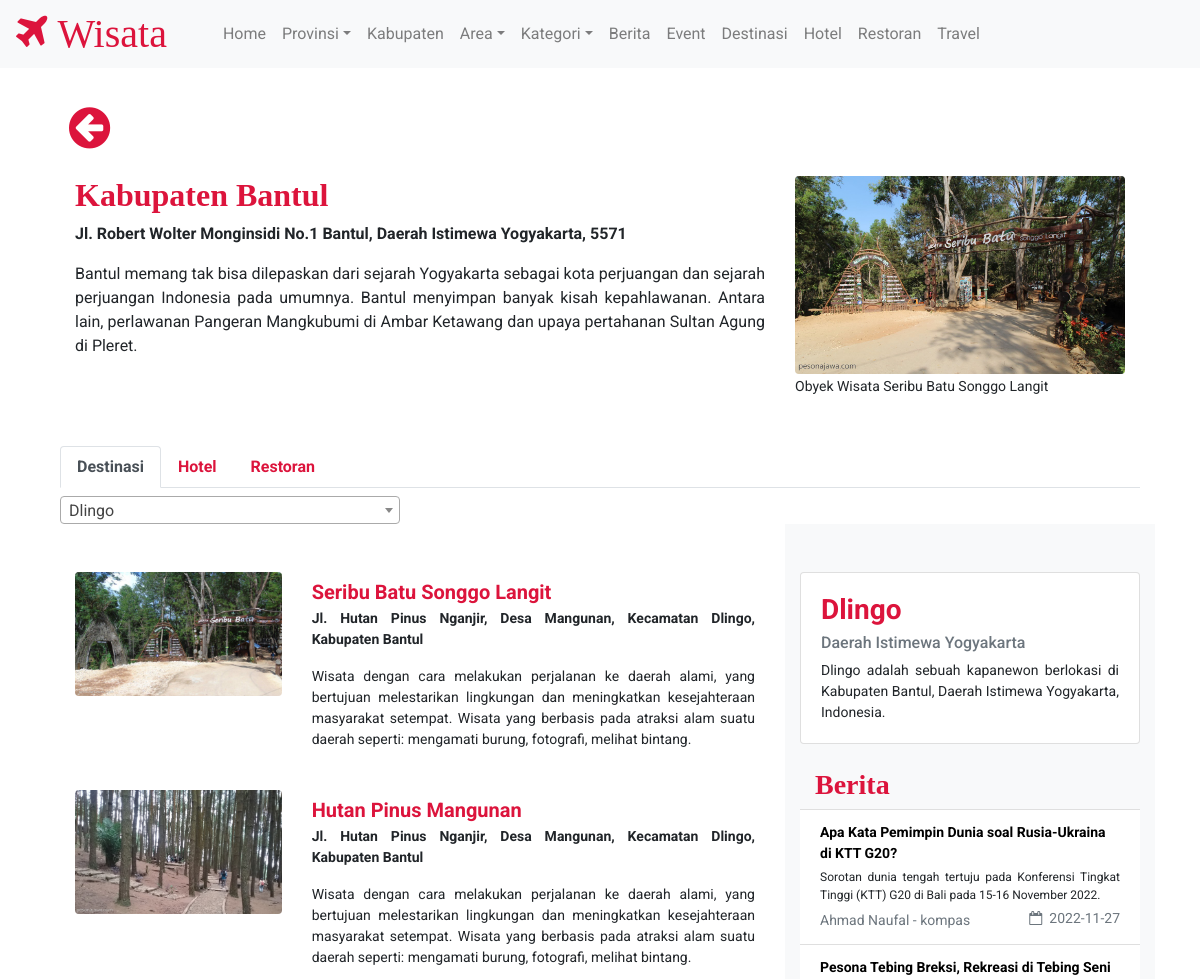
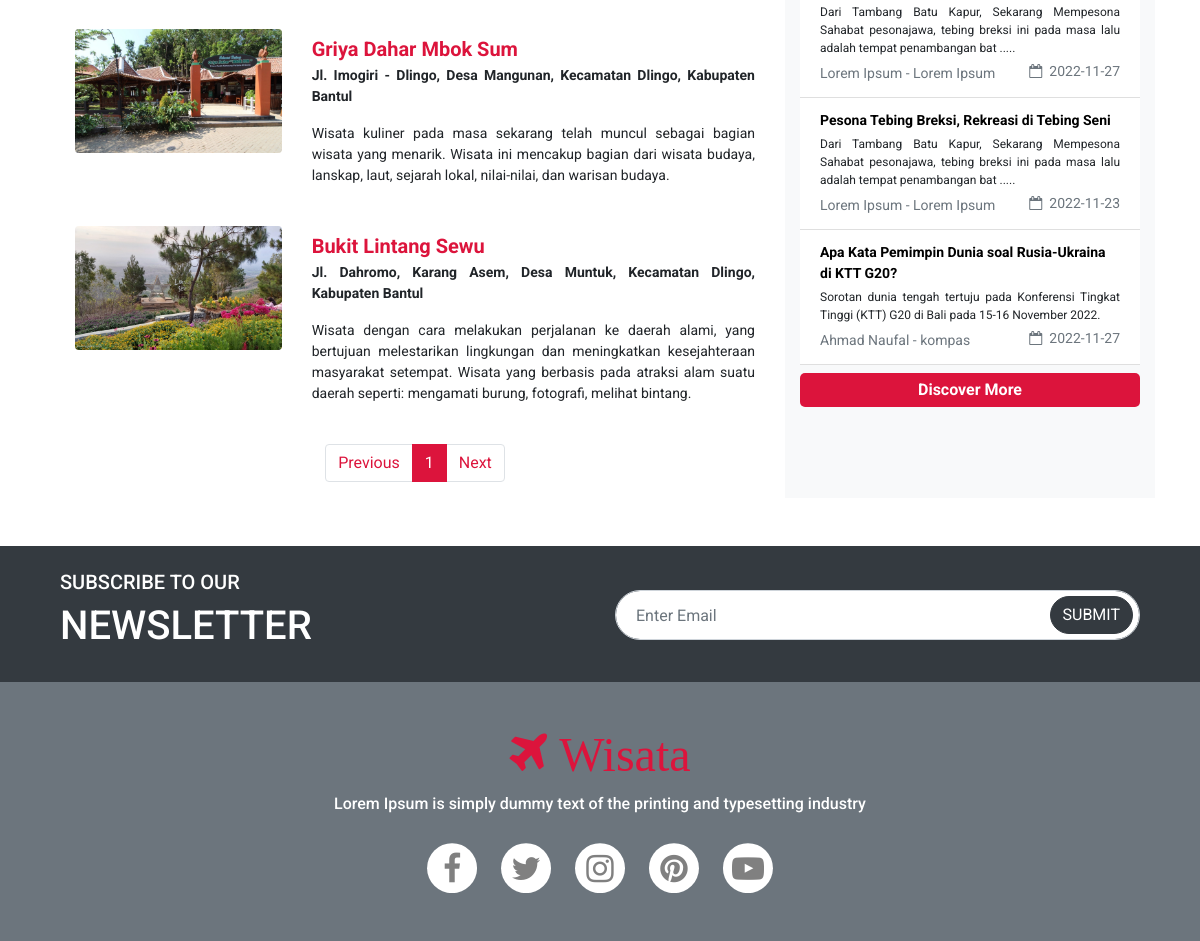
/WisataSearch.php?kabupaten=K001&value=Destinasi&area=A001, run on the app's committed database (2 pictures, top to bottom).
### tables this page shows
CREATE TABLE `kabupaten` (
  `kabupatenKODE` char(4) NOT NULL,
  `kabupatenNAMA` varchar(50) NOT NULL,
  `kabupatenALAMAT` varchar(255) NOT NULL,
  `kabupatenKET` text NOT NULL,
  `kabupatenFOTOICON` varchar(255) NOT NULL,
  `kabupatenFOTOICONKET` text NOT NULL,
  `provinsiID` char(4) NOT NULL
);

CREATE TABLE `destinasi` (
  `destinasiID` char(4) NOT NULL,
  `destinasinama` varchar(35) NOT NULL,
  `destinasialamat` varchar(255) NOT NULL,
  `kategoriID` char(4) NOT NULL,
  `areaID` char(4) NOT NULL
);

CREATE TABLE `fotodestinasi` (
  `fotoID` char(5) NOT NULL,
  `fotonama` char(60) NOT NULL,
  `destinasiID` char(4) NOT NULL,
  `fotofile` text NOT NULL
);

CREATE TABLE `kategori` (
  `kategoriID` char(4) NOT NULL,
  `kategorinama` char(30) NOT NULL,
  `kategoriketerangan` varchar(255) NOT NULL,
  `kategorireferensi` char(30) NOT NULL
);

CREATE TABLE `area` (
  `areaID` char(4) NOT NULL,
  `areanama` char(35) NOT NULL,
  `areawilayah` char(35) NOT NULL,
  `areaketerangan` varchar(255) NOT NULL,
  `kabupatenKODE` char(4) NOT NULL
);

CREATE TABLE `berita` (
  `beritaID` char(4) NOT NULL,
  `beritajudul` varchar(60) NOT NULL,
  `beritainti` varchar(1000) NOT NULL,
  `penulis` char(50) NOT NULL,
  `penerbit` varchar(30) NOT NULL,
  `tanggalterbit` date NOT NULL,
  `destinasiID` char(4) NOT NULL
);

### WisataSearch.php (the view, shortened to what the rows shown need)
<!DOCTYPE html>
<?php
include "includes/config.php";
$kodekabupaten = $_GET[ 'kabupaten' ];
$jumlahtampilan = 5;
$halaman = ( isset( $_GET[ 'page' ] ) ) ? $_GET[ 'page' ] : 1;
$mulaitampilan = ( $halaman - 1 ) * $jumlahtampilan;
?>
<html lang="en">
<head>
    <link href="Wisata.css" rel="stylesheet" type="text/css">
    <link rel="stylesheet" href="https://cdn.jsdelivr.net/npm/bootstrap@4.6.2/dist/css/bootstrap.min.css">
    <link rel="stylesheet" href="https://cdnjs.cloudflare.com/ajax/libs/select2/4.0.3/css/select2.min.css">
    <link rel="stylesheet" href="https://cdn.jsdelivr.net/npm/bootstrap-icons@1.9.1/font/bootstrap-icons.css">
    <link rel="stylesheet" href="https://cdnjs.cloudflare.com/ajax/libs/font-awesome/4.7.0/css/font-awesome.min.css">
    <link rel="stylesheet" href="https://cdnjs.cloudflare.com/ajax/libs/OwlCarousel2/2.3.4/assets/owl.carousel.min.css">
    <link rel="stylesheet" href="https://cdnjs.cloudflare.com/ajax/libs/OwlCarousel2/2.3.4/assets/owl.theme.default.min.css">
</head>
<body>
    <div class="container-fluid">
        <div class="container-xl mt-5 py-5">
            <div class="row mx-auto">
                <div class="col-md-12 mt-4">
                    <?php
                    $querykabupaten = mysqli_query( $connection, "SELECT * FROM kabupaten WHERE kabupatenKODE = '$kodekabupaten' " );
                    if ( mysqli_num_rows( $querykabupaten ) > 0 ) {
                        while ( $rowkabupaten = mysqli_fetch_array( $querykabupaten ) ) {
                            ?>
                    <div class="row mx-auto">
                        <div class="col-md-8 kolomkabupaten">
                            <h2>Kabupaten&nbsp;<?php echo $rowkabupaten['kabupatenNAMA'] ?></h2>
                            <p class="alamat"><?php echo $rowkabupaten['kabupatenALAMAT'] ?></p>
                            <p class="text-justify"><?php echo $rowkabupaten['kabupatenKET'] ?></p>
                        </div>
                        <div class="col-md-4">
                            <img src="imageskabupaten/<?php echo $rowkabupaten["kabupatenFOTOICON"]?>" class="img-fluid w-100 rounded" alt="Gambar Tidak Ada">
                            <small><?php echo $rowkabupaten['kabupatenFOTOICONKET'] ?></small>
                        </div>
                    </div>
                    <?php } } ?>
                </div>
                <div class="col-md-8 mt-5">
                    <?php
                    $areaid = $_GET[ "area" ];
                    if ( $_GET[ "value" ] == 'Destinasi' ) {
                        if ( $areaid == 'semua' ) {
                            $querydestinasi = mysqli_query( $connection, "SELECT * FROM destinasi d JOIN kategori k ON (d.kategoriID = k.kategoriID) JOIN fotodestinasi f ON (d.destinasiID = f.destinasiID) JOIN area a ON (d.areaID = a.areaID) JOIN kabupaten b ON (a.kabupatenKODE = b.kabupatenKODE ) WHERE a.kabupatenKODE = '$kodekabupaten' ORDER BY d.destinasiID DESC limit $mulaitampilan, $jumlahtampilan " );
                        } else {
                            $querydestinasi = mysqli_query( $connection, "SELECT * FROM destinasi d JOIN kategori k ON (d.kategoriID = k.kategoriID) JOIN fotodestinasi f ON (d.destinasiID = f.destinasiID) JOIN area a ON (d.areaID = a.areaID) JOIN kabupaten b ON (a.kabupatenKODE = b.kabupatenKODE ) WHERE a.kabupatenKODE = '$kodekabupaten' AND d.areaID = '$areaid' ORDER BY d.destinasiID DESC limit $mulaitampilan, $jumlahtampilan " );
                        }
                        if ( mysqli_num_rows( $querydestinasi ) > 0 ) {
                            while ( $rowdestinasi = mysqli_fetch_array( $querydestinasi ) ) {
                                ?>
                    <div class="media mb-4 list">
                        <div class="row mx-auto">
                            <div class="col-sm-4">
                                <img src="imagesdestinasi/<?php echo $rowdestinasi["fotofile"]?>" class="align-self-start img-fluid w-100 rounded" alt="Gambar Tidak Ada">
                            </div>
                            <div class="col-sm-8 mt-2">
                                <div class="media-body text-justify kolomketerangan">
                                    <h5 class="mt-0 mb-1"><strong><a href="#"><?php echo $rowdestinasi["destinasinama"]?></a>
                                        </strong></h5>
                                    <p><strong><?php echo $rowdestinasi["destinasialamat"]?></strong></p>
                                    <p><?php echo $rowdestinasi["kategoriketerangan"]?></p>
                                </div>
                            </div>
                        </div>
                    </div>
                    <?php
                    }
                    }
                    } else if ( $_GET[ "value" ] == 'Restoran' ) {
                        if ( $areaid == 'semua' ) {
                            $queryrestoran = mysqli_query( $connection, "SELECT * FROM restoran h JOIN area a ON (h.areaID = a.areaID) JOIN kabupaten k ON (a.kabupatenKODE = k.kabupatenKODE) WHERE a.kabupatenKODE = '$kodekabupaten' ORDER BY h.restoranID DESC limit $mulaitampilan, $jumlahtampilan " );
                        } else {
                            $queryrestoran = mysqli_query( $connection, "SELECT * FROM restoran h JOIN area a ON (h.areaID = a.areaID) JOIN kabupaten k ON (a.kabupatenKODE = k.kabupatenKODE) WHERE a.kabupatenKODE = '$kodekabupaten' AND h.areaID = '$areaid' ORDER BY h.restoranID DESC limit $mulaitampilan, $jumlahtampilan " );
                        }
                        if ( mysqli_num_rows( $queryrestoran ) > 0 ) {
                            while ( $rowrestoran = mysqli_fetch_array( $queryrestoran ) ) {
                                ?>
                    <div class="media mb-4 list">
                        <div class="row mx-auto">
                            <div class="col-sm-4">
                                <img src="imagesrestoran/<?php echo $rowrestoran["restoranfoto"]?>" class="align-self-start img-fluid w-100 rounded" alt="Gambar Tidak Ada">
                            </div>
                            <div class="col-sm-8 mt-2">
                                <div class="media-body text-justify kolomketerangan">
                                    <h5 class="mt-0 mb-1"><strong><a href="">Restoran&nbsp;<?php echo $rowrestoran["restorannama"]?></a>
                                        </strong></h5>
                                    <p><strong><?php echo $rowrestoran["restoranalamat"]?></strong></p>
                                    <p><?php echo $rowrestoran["restoranketerangan"]?></p>
                                </div>
                            </div>
                        </div>
                    </div>
                    <?php
                    }
                    }
                    }
                    ?>
                </div>
                <div class="col-md-4 bg-light">
                    <?php
                    $queryarea = mysqli_query( $connection, "SELECT * FROM area WHERE areaID = '$areaid' " );
                    $rowarea = mysqli_fetch_array( $queryarea );
                    if ( mysqli_num_rows( $queryarea ) > 0 ) {
                        ?>
                    <div class="card mt-5">
                        <div class="card-body text-justify kolomarea">
                            <h3 class="card-title"><?php echo $rowarea["areanama"]?></h3>
                            <h6 class="card-subtitle mb-2 text-muted"><?php echo $rowarea["areawilayah"]?></h6>
                            <p class="card-text"><?php echo $rowarea["areaketerangan"]?></p>
                        </div>
                    </div>
                    <?php
                    }
                    if ( $areaid == 'semua' ) {
                        $berita = mysqli_query( $connection, "SELECT * FROM berita b JOIN destinasi d ON (b.destinasiID = d.destinasiID) JOIN area a ON (d.areaID = a.areaID) JOIN kabupaten k ON (a.kabupatenKODE = k.kabupatenKODE) WHERE a.kabupatenKODE = '$kodekabupaten' ORDER BY b.beritaID DESC" );
                    } else {
                        $berita = mysqli_query( $connection, "SELECT * FROM berita b JOIN destinasi d ON (b.destinasiID = d.destinasiID) JOIN area a ON (d.areaID = a.areaID) JOIN kabupaten k ON (a.kabupatenKODE = k.kabupatenKODE) WHERE d.areaID = '$areaid' and a.kabupatenKODE = '$kodekabupaten' ORDER BY b.beritaID DESC " );
                    }
                    if ( mysqli_num_rows( $berita ) > 0 ) {
                        ?>
                    <div class="list-group mt-4">
                        <?php
                        $sumberita = 0;
                        while ( $rowberita = mysqli_fetch_array( $berita )and $sumberita < 4 ) {
                            $sumberita++;
                            ?>
                        <li class="list-group-item border-right-0 border-left-0 listberita">
                            <div class="d-flex w-100 justify-content-between">
                                <a href="" class="mb-1 "><?php echo $rowberita["beritajudul"]?></a>
                            </div>
                            <p class="mb-1 text-justify"><?php echo $rowberita["beritainti"]?></p>
                            <small class="text-muted"><?php echo $rowberita["penulis"]?> - <?php echo $rowberita["penerbit"]?></small>
                            <small class="text-muted float-right"><i class="fa fa-calendar-o"></i>&ensp;<?php echo $rowberita["tanggalterbit"]?></small>
                        </li>
                        <?php } ?>
                        <?php } ?>
                    </div>
                </div>
            </div>
        </div>
    </div>
</body>
<?php include "WisataFooter.php";?>
</html>

### data on the page
kabupaten: kabupatenNAMA "Bantul", kabupatenALAMAT "Jl. Robert Wolter Monginsidi No.1 Bantul, Daerah Istimewa Yogyakarta, 5571", kabupatenKET "Bantul memang tak bisa dilepaskan dari sejarah Yogyakarta sebagai kota perjuangan dan sejarah perjuangan Indonesia pada umumnya. Bantul menyimpan banyak kisah kepahlawanan. Antara lain, perlawanan Pangeran Mangkubumi di Ambar Ketawang dan upaya pertahanan Sultan Agung di Pleret.", kabupatenFOTOICON (picture), kabupatenFOTOICONKET "Obyek Wisata Seribu Batu Songgo Langit"
destinasi: fotodestinasi.fotofile (picture), destinasinama "Seribu Batu Songgo Langit", destinasialamat "Jl. Hutan Pinus Nganjir, Desa Mangunan, Kecamatan Dlingo, Kabupaten Bantul", kategoriID.kategoriketerangan "Wisata dengan cara melakukan perjalanan ke daerah alami, yang bertujuan melestarikan lingkungan dan meningkatkan kesejahteraan masyarakat setempat. Wisata yang berbasis pada atraksi alam suatu daerah seperti: mengamati burung, fotografi, melihat bintang."
destinasi: fotodestinasi.fotofile (picture), destinasinama "Hutan Pinus Mangunan", destinasialamat "Jl. Hutan Pinus Nganjir, Desa Mangunan, Kecamatan Dlingo, Kabupaten Bantul", kategoriID.kategoriketerangan "Wisata dengan cara melakukan perjalanan ke daerah alami, yang bertujuan melestarikan lingkungan dan meningkatkan kesejahteraan masyarakat setempat. Wisata yang berbasis pada atraksi alam suatu daerah seperti: mengamati burung, fotografi, melihat bintang."
destinasi: fotodestinasi.fotofile (picture), destinasinama "Griya Dahar Mbok Sum", destinasialamat "Jl. Imogiri - Dlingo, Desa Mangunan, Kecamatan Dlingo, Kabupaten Bantul", kategoriID.kategoriketerangan "Wisata kuliner pada masa sekarang telah muncul sebagai bagian wisata yang menarik. Wisata ini mencakup bagian dari wisata budaya, lanskap, laut, sejarah lokal, nilai-nilai, dan warisan budaya."
destinasi: fotodestinasi.fotofile (picture), destinasinama "Bukit Lintang Sewu", destinasialamat "Jl. Dahromo, Karang Asem, Desa Muntuk, Kecamatan Dlingo, Kabupaten Bantul", kategoriID.kategoriketerangan "Wisata dengan cara melakukan perjalanan ke daerah alami, yang bertujuan melestarikan lingkungan dan meningkatkan kesejahteraan masyarakat setempat. Wisata yang berbasis pada atraksi alam suatu daerah seperti: mengamati burung, fotografi, melihat bintang."
area: areanama "Dlingo", areawilayah "Daerah Istimewa Yogyakarta", areaketerangan "Dlingo adalah sebuah kapanewon berlokasi di Kabupaten Bantul, Daerah Istimewa Yogyakarta, Indonesia."
berita: beritajudul "Apa Kata Pemimpin Dunia soal Rusia-Ukraina di KTT G20?", beritainti "Sorotan dunia tengah tertuju pada Konferensi Tingkat Tinggi (KTT) G20 di Bali pada 15-16 November 2022.", penulis "Ahmad Naufal", penerbit "kompas", tanggalterbit "2022-11-27"
berita: beritajudul "Pesona Tebing Breksi, Rekreasi di Tebing Seni", beritainti "Dari Tambang Batu Kapur, Sekarang Mempesona Sahabat pesonajawa, tebing breksi ini pada masa lalu adalah tempat penambangan bat .....", penulis "Lorem Ipsum", penerbit "Lorem Ipsum", tanggalterbit "2022-11-27"
berita: beritajudul "Pesona Tebing Breksi, Rekreasi di Tebing Seni", beritainti "Dari Tambang Batu Kapur, Sekarang Mempesona Sahabat pesonajawa, tebing breksi ini pada masa lalu adalah tempat penambangan bat .....", penulis "Lorem Ipsum", penerbit "Lorem Ipsum", tanggalterbit "2022-11-23"
berita: beritajudul "Apa Kata Pemimpin Dunia soal Rusia-Ukraina di KTT G20?", beritainti "Sorotan dunia tengah tertuju pada Konferensi Tingkat Tinggi (KTT) G20 di Bali pada 15-16 November 2022.", penulis "Ahmad Naufal", penerbit "kompas", tanggalterbit "2022-11-27"
